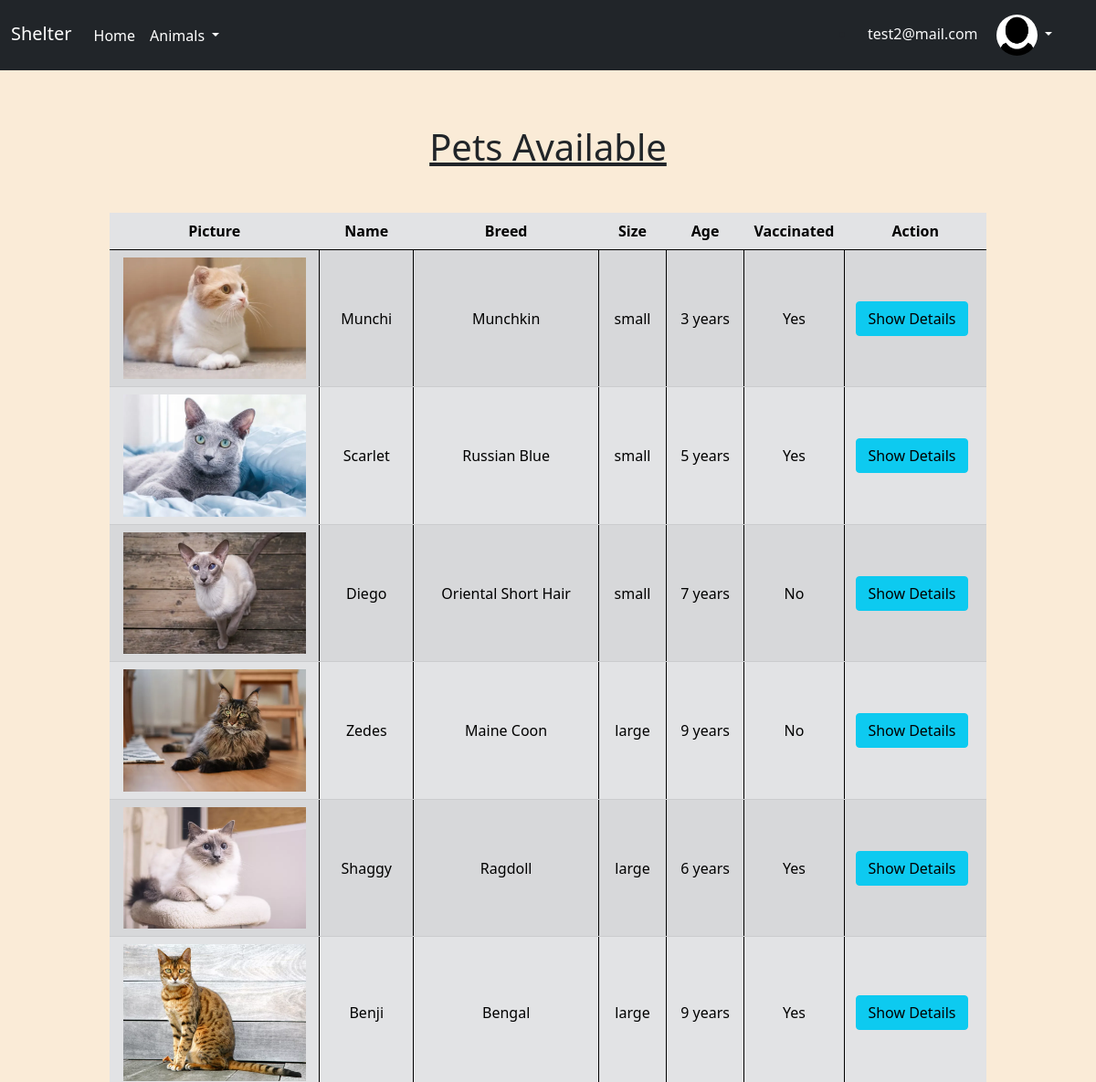
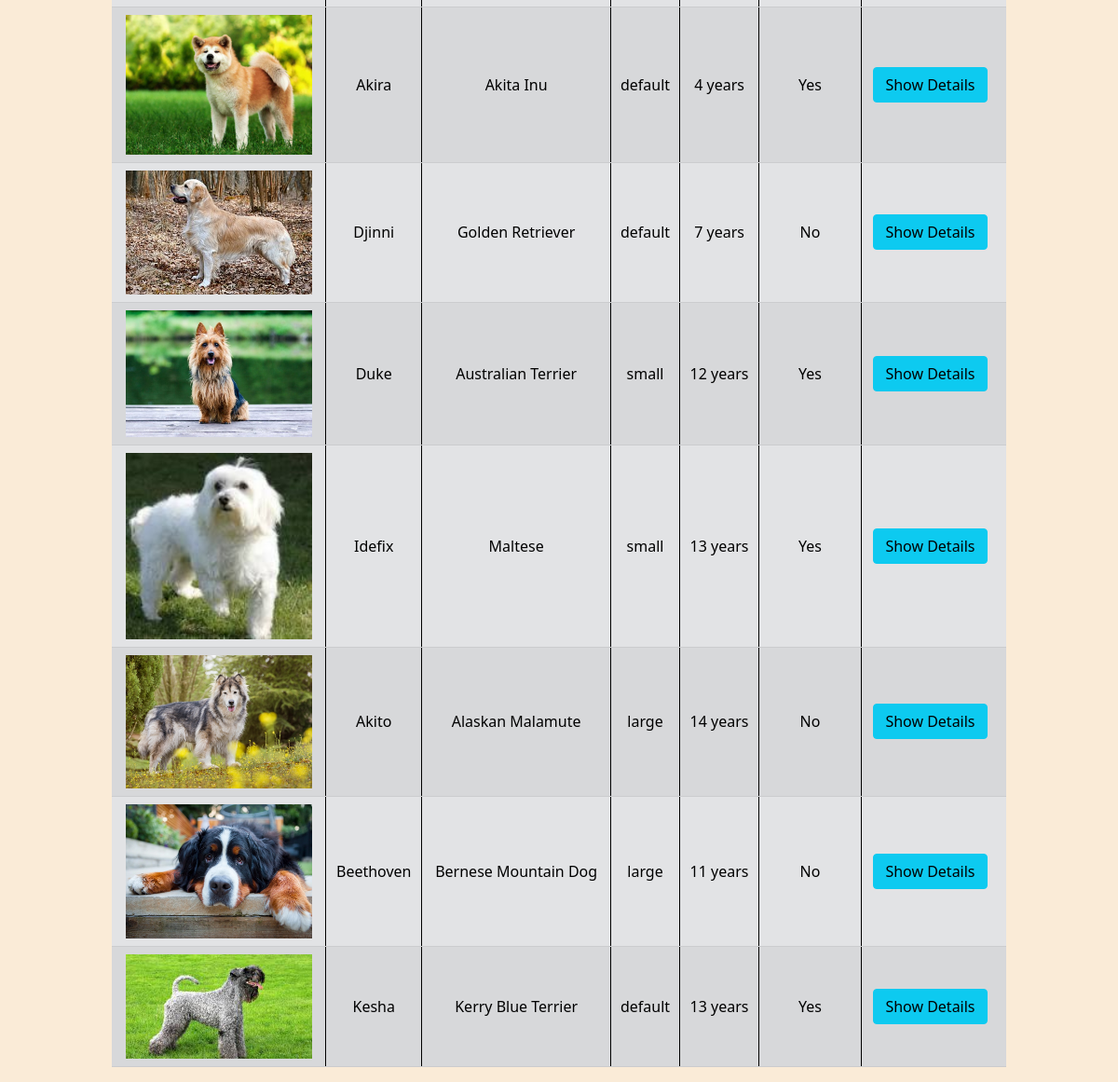
/homeAdmin.php (signed in), run on the app's committed database (2 pictures, top to bottom).
### tables this page shows
CREATE TABLE `user` (
  `user_id` int(11) NOT NULL,
  `first_name` varchar(255) NOT NULL,
  `last_name` varchar(255) NOT NULL,
  `email` varchar(255) NOT NULL,
  `phone_number` bigint(15) NOT NULL,
  `address` varchar(255) NOT NULL,
  `picture` varchar(255) DEFAULT NULL,
  `password` varchar(255) NOT NULL,
  `status` varchar(255) NOT NULL
);

CREATE TABLE `animal` (
  `animal_id` int(11) NOT NULL,
  `name` varchar(255) NOT NULL,
  `photo` varchar(255) DEFAULT NULL,
  `location` varchar(255) NOT NULL,
  `description` varchar(255) NOT NULL,
  `size` varchar(255) NOT NULL,
  `age` int(3) NOT NULL,
  `vaccinated` varchar(255) NOT NULL,
  `breed` varchar(255) NOT NULL
);

### homeAdmin.php (the view, shortened to what this page needs)
<?php
require_once "components/db_connect.php";
$mysql = "SELECT * FROM animal";
$result = mysqli_query($connect, $mysql);
$list = "";
if (mysqli_num_rows($result) > 0) {
    while ($row = mysqli_fetch_assoc($result)) {
        $list .= "
        <tr>
           <td style='border-left: none !important'><img class='image' src='pictures/" . $row["photo"] . "'></td>
           <td>" . $row['name'] . "</td>
           <td>" . $row['breed'] . "</td>
           <td>" . $row['size'] . "</td>
           <td>" . $row['age'] . " years</td>
           <td>" . $row['vaccinated'] . "</td>
           <td style='border-right: none !important'><a href='detailsAdmin.php?id=" . $row["animal_id"] . "'><button class='btn btn-info me-2' type='button'>Show Details</button></a></td>
           ";
    }
} else {
    $list = "<tr><td colspan='4' class='text-center'>No data available</td></tr>";
}
$query = "SELECT * FROM user WHERE user_id = {$_SESSION['admin']}";
$result2 = mysqli_query($connect, $query);
$row2 = mysqli_fetch_assoc($result2);
$email = $row2['email'];
$picture = $row2['picture'];
?>
<!DOCTYPE html>
<html lang="en">
<head>
    <?php require_once "components/boot.php" ?>
</head>
<body>
    <nav class="navbar navbar-expand-lg navbar-dark bg-dark">
        <div class="container-fluid">
            <a class="navbar-brand mb-1">Shelter</a>
            <div class="collapse navbar-collapse" id="navbarNavAltMarkup">
                <div class="navbar-nav">
                    <a class="nav-link active" href="index.php">Home</a>
                    <li class="nav-item dropdown">
                        <a class="nav-link dropdown-toggle active" href="#" role="button" data-bs-toggle="dropdown" aria-expanded="false">
                            Animals
                        </a>
                    </li>
                </div>
                <div style="margin-left:auto; margin-right: 20px;">
                    <li class="nav-item dropdown">
                    <a class="userNameNav active ms-2 text-light text-decoration-none" style="display:inline-block" href="#" role="button" data-bs-toggle="dropdown" aria-expanded="false">
                            <?= $email ?>
                        </a>
                        <a class="nav-link dropdown-toggle text-light" style="display:inline-block; text-decoration: none !important;"" href="#" role="button" data-bs-toggle="dropdown" aria-expanded="false">
                            <img src='pictures/<?= $picture ?>' class="rounded-circle img-fluid" style="width: 45px; height: 45px">
                        </a>
                    </li>
                </div>
            </div>
        </div>
    </nav>
    <div class="bg-container">
        <div class="animals">
            <p class="h1 text-center text-decoration-underline mb-5">Pets Available</p>
            <table class='table table-striped table-secondary table-hover'>
                <thead>
                    <tr>
                        <th>Picture</th>
                        <th>Name</th>
                        <th>Breed</th>
                        <th>Size</th>
                        <th>Age</th>
                        <th>Vaccinated</th>
                        <th>Action</th>
                    </tr>
                </thead>
                <tbody>
                    <?= $list ?>
                </tbody>
            </table>
        </div>
</body>
</html>

### homeAdmin.php (style rules this page uses)
.animals { width: 80%; margin: 0 auto; padding-top: 5%; }
td { text-align: center; vertical-align: middle; border-left: 1px solid black; border-right: 1px solid black; }
tr { text-align: center; }
.image { width: 200px; }
html, body { background-color: antiquewhite; }

### data on the page
user: email "test2@mail.com", picture (placeholder picture)
animal: photo (picture), name "Munchi", breed "Munchkin", size "small", age "3", vaccinated "Yes"
animal: photo (picture), name "Scarlet", breed "Russian Blue", size "small", age "5", vaccinated "Yes"
animal: photo (picture), name "Diego", breed "Oriental Short Hair", size "small", age "7", vaccinated "No"
animal: photo (picture), name "Zedes", breed "Maine Coon", size "large", age "9", vaccinated "No"
animal: photo (picture), name "Shaggy", breed "Ragdoll", size "large", age "6", vaccinated "Yes"
animal: photo (picture), name "Benji", breed "Bengal", size "large", age "9", vaccinated "Yes"
animal: photo (picture), name "Akira", breed "Akita Inu", size "default", age "4", vaccinated "Yes"
animal: photo (picture), name "Djinni", breed "Golden Retriever", size "default", age "7", vaccinated "No"
animal: photo (picture), name "Duke", breed "Australian Terrier", size "small", age "12", vaccinated "Yes"
animal: photo (picture), name "Idefix", breed "Maltese", size "small", age "13", vaccinated "Yes"
animal: photo (picture), name "Akito", breed "Alaskan Malamute", size "large", age "14", vaccinated "No"
animal: photo (picture), name "Beethoven", breed "Bernese Mountain Dog", size "large", age "11", vaccinated "No"
animal: photo (picture), name "Kesha", breed "Kerry Blue Terrier", size "default", age "13", vaccinated "Yes"
